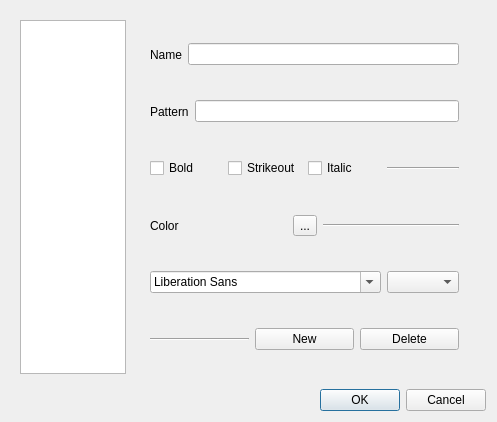
<?xml version="1.0" encoding="UTF-8"?>
<ui version="4.0">
 <class>Dialog</class>
 <widget class="QDialog" name="Dialog">
  <property name="geometry">
   <rect>
    <x>0</x>
    <y>0</y>
    <width>497</width>
    <height>422</height>
   </rect>
  </property>
  <property name="windowTitle">
   <string>Dialog</string>
  </property>
  <layout class="QVBoxLayout" name="verticalLayout">
   <item>
    <widget class="QWidget" name="mainDialogWidget" native="true">
     <layout class="QHBoxLayout" name="horizontalLayout_7">
      <item>
       <widget class="QListView" name="patternList"/>
      </item>
      <item>
       <widget class="QWidget" name="fontWidget" native="true">
        <layout class="QVBoxLayout" name="verticalLayout_2">
         <item>
          <widget class="QWidget" name="nameWidget" native="true">
           <layout class="QHBoxLayout" name="horizontalLayout_4">
            <item>
             <widget class="QLabel" name="nameLabel">
              <property name="text">
               <string>Name</string>
              </property>
             </widget>
            </item>
            <item>
             <widget class="QLineEdit" name="nameLineEdit"/>
            </item>
           </layout>
          </widget>
         </item>
         <item>
          <widget class="QWidget" name="patternWidget" native="true">
           <layout class="QHBoxLayout" name="horizontalLayout_5">
            <item>
             <widget class="QLabel" name="patternLabel">
              <property name="text">
               <string>Pattern</string>
              </property>
             </widget>
            </item>
            <item>
             <widget class="QLineEdit" name="patternLineEdit"/>
            </item>
           </layout>
          </widget>
         </item>
         <item>
          <widget class="QWidget" name="checkboxWidget" native="true">
           <layout class="QHBoxLayout" name="horizontalLayout">
            <item>
             <widget class="QCheckBox" name="boldCheckbox">
              <property name="text">
               <string>Bold</string>
              </property>
             </widget>
            </item>
            <item>
             <widget class="QCheckBox" name="strikeoutCheckbox">
              <property name="text">
               <string>Strikeout</string>
              </property>
             </widget>
            </item>
            <item>
             <widget class="QCheckBox" name="italicCheckbox">
              <property name="text">
               <string>Italic</string>
              </property>
             </widget>
            </item>
            <item>
             <widget class="Line" name="line_3">
              <property name="orientation">
               <enum>Qt::Horizontal</enum>
              </property>
             </widget>
            </item>
           </layout>
          </widget>
         </item>
         <item>
          <widget class="QWidget" name="colorWidget" native="true">
           <layout class="QHBoxLayout" name="horizontalLayout_2">
            <item>
             <widget class="QLabel" name="colorLabel">
              <property name="text">
               <string>Color</string>
              </property>
             </widget>
            </item>
            <item>
             <widget class="QToolButton" name="colorButton">
              <property name="text">
               <string>...</string>
              </property>
             </widget>
            </item>
            <item>
             <widget class="Line" name="line">
              <property name="orientation">
               <enum>Qt::Horizontal</enum>
              </property>
             </widget>
            </item>
           </layout>
          </widget>
         </item>
         <item>
          <widget class="QWidget" name="fontWidget_2" native="true">
           <layout class="QHBoxLayout" name="horizontalLayout_3">
            <item>
             <widget class="QFontComboBox" name="fontComboBox"/>
            </item>
            <item>
             <widget class="QComboBox" name="fontSizeComboBox"/>
            </item>
           </layout>
          </widget>
         </item>
         <item>
          <widget class="QWidget" name="newDeleteWidget" native="true">
           <layout class="QHBoxLayout" name="horizontalLayout_6">
            <item>
             <widget class="Line" name="line_2">
              <property name="orientation">
               <enum>Qt::Horizontal</enum>
              </property>
             </widget>
            </item>
            <item>
             <widget class="QPushButton" name="newButton">
              <property name="text">
               <string>New</string>
              </property>
             </widget>
            </item>
            <item>
             <widget class="QPushButton" name="deleteButton">
              <property name="text">
               <string>Delete</string>
              </property>
             </widget>
            </item>
           </layout>
          </widget>
         </item>
        </layout>
       </widget>
      </item>
     </layout>
    </widget>
   </item>
   <item>
    <widget class="QDialogButtonBox" name="buttonBox">
     <property name="orientation">
      <enum>Qt::Horizontal</enum>
     </property>
     <property name="standardButtons">
      <set>QDialogButtonBox::Cancel|QDialogButtonBox::Ok</set>
     </property>
    </widget>
   </item>
  </layout>
 </widget>
 <resources/>
 <connections>
  <connection>
   <sender>buttonBox</sender>
   <signal>accepted()</signal>
   <receiver>Dialog</receiver>
   <slot>accept()</slot>
   <hints>
    <hint type="sourcelabel">
     <x>248</x>
     <y>254</y>
    </hint>
    <hint type="destinationlabel">
     <x>157</x>
     <y>274</y>
    </hint>
   </hints>
  </connection>
  <connection>
   <sender>buttonBox</sender>
   <signal>rejected()</signal>
   <receiver>Dialog</receiver>
   <slot>reject()</slot>
   <hints>
    <hint type="sourcelabel">
     <x>316</x>
     <y>260</y>
    </hint>
    <hint type="destinationlabel">
     <x>286</x>
     <y>274</y>
    </hint>
   </hints>
  </connection>
 </connections>
</ui>
